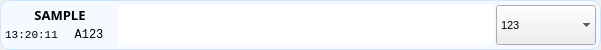
<?xml version="1.0" encoding="UTF-8"?>
<ui version="4.0">
 <class>EventWidget</class>
 <widget class="QWidget" name="EventWidget">
  <property name="geometry">
   <rect>
    <x>0</x>
    <y>0</y>
    <width>601</width>
    <height>50</height>
   </rect>
  </property>
  <property name="sizePolicy">
   <sizepolicy hsizetype="Preferred" vsizetype="Fixed">
    <horstretch>0</horstretch>
    <verstretch>0</verstretch>
   </sizepolicy>
  </property>
  <property name="windowTitle">
   <string>Form</string>
  </property>
  <property name="autoFillBackground">
   <bool>true</bool>
  </property>
  <layout class="QVBoxLayout" name="verticalLayout_3">
   <property name="spacing">
    <number>0</number>
   </property>
   <property name="leftMargin">
    <number>0</number>
   </property>
   <property name="topMargin">
    <number>0</number>
   </property>
   <property name="rightMargin">
    <number>0</number>
   </property>
   <property name="bottomMargin">
    <number>0</number>
   </property>
   <item>
    <widget class="QWidget" name="widget" native="true">
     <property name="maximumSize">
      <size>
       <width>16777215</width>
       <height>50</height>
      </size>
     </property>
     <property name="styleSheet">
      <string notr="true">#widget
{
color: #111;
background: #f4faff;
border: 1px solid #cae7ff;
border-radius: 10px;
}
</string>
     </property>
     <layout class="QHBoxLayout" name="horizontalLayout_2">
      <property name="spacing">
       <number>3</number>
      </property>
      <property name="leftMargin">
       <number>5</number>
      </property>
      <property name="topMargin">
       <number>5</number>
      </property>
      <property name="rightMargin">
       <number>5</number>
      </property>
      <property name="bottomMargin">
       <number>5</number>
      </property>
      <item>
       <layout class="QVBoxLayout" name="verticalLayout">
        <property name="spacing">
         <number>0</number>
        </property>
        <item>
         <widget class="QLabel" name="label">
          <property name="minimumSize">
           <size>
            <width>110</width>
            <height>0</height>
           </size>
          </property>
          <property name="font">
           <font>
            <family>Open Sans</family>
            <pointsize>10</pointsize>
            <weight>75</weight>
            <bold>true</bold>
           </font>
          </property>
          <property name="autoFillBackground">
           <bool>false</bool>
          </property>
          <property name="text">
           <string>SAMPLE</string>
          </property>
          <property name="textFormat">
           <enum>Qt::PlainText</enum>
          </property>
          <property name="alignment">
           <set>Qt::AlignCenter</set>
          </property>
          <property name="textInteractionFlags">
           <set>Qt::LinksAccessibleByMouse|Qt::TextSelectableByMouse</set>
          </property>
         </widget>
        </item>
        <item>
         <layout class="QHBoxLayout" name="horizontalLayout">
          <item>
           <widget class="QLabel" name="timestamp">
            <property name="font">
             <font>
              <family>Monospace</family>
             </font>
            </property>
            <property name="text">
             <string>&lt;html&gt;&lt;head/&gt;&lt;body&gt;&lt;p&gt;&lt;span style=&quot; font-size:8pt;&quot;&gt;13:20:11&lt;/span&gt;&lt;/p&gt;&lt;/body&gt;&lt;/html&gt;</string>
            </property>
            <property name="alignment">
             <set>Qt::AlignCenter</set>
            </property>
            <property name="textInteractionFlags">
             <set>Qt::LinksAccessibleByMouse|Qt::TextSelectableByMouse</set>
            </property>
           </widget>
          </item>
          <item>
           <spacer name="horizontalSpacer">
            <property name="orientation">
             <enum>Qt::Horizontal</enum>
            </property>
            <property name="sizeType">
             <enum>QSizePolicy::Fixed</enum>
            </property>
            <property name="sizeHint" stdset="0">
             <size>
              <width>5</width>
              <height>0</height>
             </size>
            </property>
           </spacer>
          </item>
          <item>
           <widget class="QLabel" name="source">
            <property name="font">
             <font>
              <family>Monospace</family>
             </font>
            </property>
            <property name="text">
             <string>A123</string>
            </property>
            <property name="alignment">
             <set>Qt::AlignCenter</set>
            </property>
            <property name="textInteractionFlags">
             <set>Qt::LinksAccessibleByMouse|Qt::TextSelectableByMouse</set>
            </property>
           </widget>
          </item>
         </layout>
        </item>
       </layout>
      </item>
      <item>
       <widget class="QTextEdit" name="message">
        <property name="font">
         <font>
          <family>Open Sans</family>
          <pointsize>10</pointsize>
          <weight>50</weight>
          <bold>false</bold>
         </font>
        </property>
        <property name="autoFillBackground">
         <bool>true</bool>
        </property>
        <property name="frameShape">
         <enum>QFrame::NoFrame</enum>
        </property>
        <property name="frameShadow">
         <enum>QFrame::Plain</enum>
        </property>
        <property name="readOnly">
         <bool>true</bool>
        </property>
        <property name="html">
         <string>&lt;!DOCTYPE HTML PUBLIC &quot;-//W3C//DTD HTML 4.0//EN&quot; &quot;http://www.w3.org/TR/REC-html40/strict.dtd&quot;&gt;
&lt;html&gt;&lt;head&gt;&lt;meta name=&quot;qrichtext&quot; content=&quot;1&quot; /&gt;&lt;style type=&quot;text/css&quot;&gt;
p, li { white-space: pre-wrap; }
&lt;/style&gt;&lt;/head&gt;&lt;body style=&quot; font-family:'Open Sans'; font-size:10pt; font-weight:400; font-style:normal;&quot;&gt;
&lt;p style=&quot;-qt-paragraph-type:empty; margin-top:0px; margin-bottom:0px; margin-left:0px; margin-right:0px; -qt-block-indent:0; text-indent:0px; font-family:'Sans Serif'; font-size:9pt;&quot;&gt;&lt;br /&gt;&lt;/p&gt;&lt;/body&gt;&lt;/html&gt;</string>
        </property>
       </widget>
      </item>
      <item>
       <layout class="QVBoxLayout" name="verticalLayout_2">
        <item>
         <widget class="QComboBox" name="arguments">
          <property name="sizePolicy">
           <sizepolicy hsizetype="Preferred" vsizetype="Expanding">
            <horstretch>0</horstretch>
            <verstretch>0</verstretch>
           </sizepolicy>
          </property>
          <property name="minimumSize">
           <size>
            <width>100</width>
            <height>0</height>
           </size>
          </property>
          <property name="font">
           <font>
            <pointsize>8</pointsize>
           </font>
          </property>
          <property name="autoFillBackground">
           <bool>false</bool>
          </property>
          <property name="duplicatesEnabled">
           <bool>false</bool>
          </property>
          <property name="frame">
           <bool>false</bool>
          </property>
          <item>
           <property name="text">
            <string>123</string>
           </property>
          </item>
         </widget>
        </item>
       </layout>
      </item>
     </layout>
    </widget>
   </item>
  </layout>
 </widget>
 <resources/>
 <connections/>
</ui>
